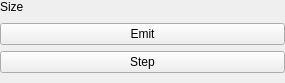
<?xml version="1.0" encoding="UTF-8"?>
<ui version="4.0">
 <class>ParticleFieldWidget</class>
 <widget class="QWidget" name="ParticleFieldWidget">
  <property name="geometry">
   <rect>
    <x>0</x>
    <y>0</y>
    <width>285</width>
    <height>83</height>
   </rect>
  </property>
  <property name="windowTitle">
   <string>Form</string>
  </property>
  <property name="locale">
   <locale language="English" country="UnitedStates"/>
  </property>
  <layout class="QVBoxLayout" name="verticalLayout">
   <property name="leftMargin">
    <number>0</number>
   </property>
   <property name="topMargin">
    <number>0</number>
   </property>
   <property name="rightMargin">
    <number>0</number>
   </property>
   <property name="bottomMargin">
    <number>10</number>
   </property>
   <item>
    <layout class="QHBoxLayout" name="sizeLayout">
     <item>
      <widget class="QLabel" name="sizeLabel">
       <property name="sizePolicy">
        <sizepolicy hsizetype="Preferred" vsizetype="Preferred">
         <horstretch>1</horstretch>
         <verstretch>0</verstretch>
        </sizepolicy>
       </property>
       <property name="text">
        <string>Size</string>
       </property>
       <property name="alignment">
        <set>Qt::AlignLeading|Qt::AlignLeft|Qt::AlignTop</set>
       </property>
      </widget>
     </item>
    </layout>
   </item>
   <item>
    <widget class="QPushButton" name="emitButton">
     <property name="text">
      <string>Emit</string>
     </property>
    </widget>
   </item>
   <item>
    <widget class="QPushButton" name="stepButton">
     <property name="text">
      <string>Step</string>
     </property>
    </widget>
   </item>
  </layout>
 </widget>
 <resources/>
 <connections/>
</ui>
